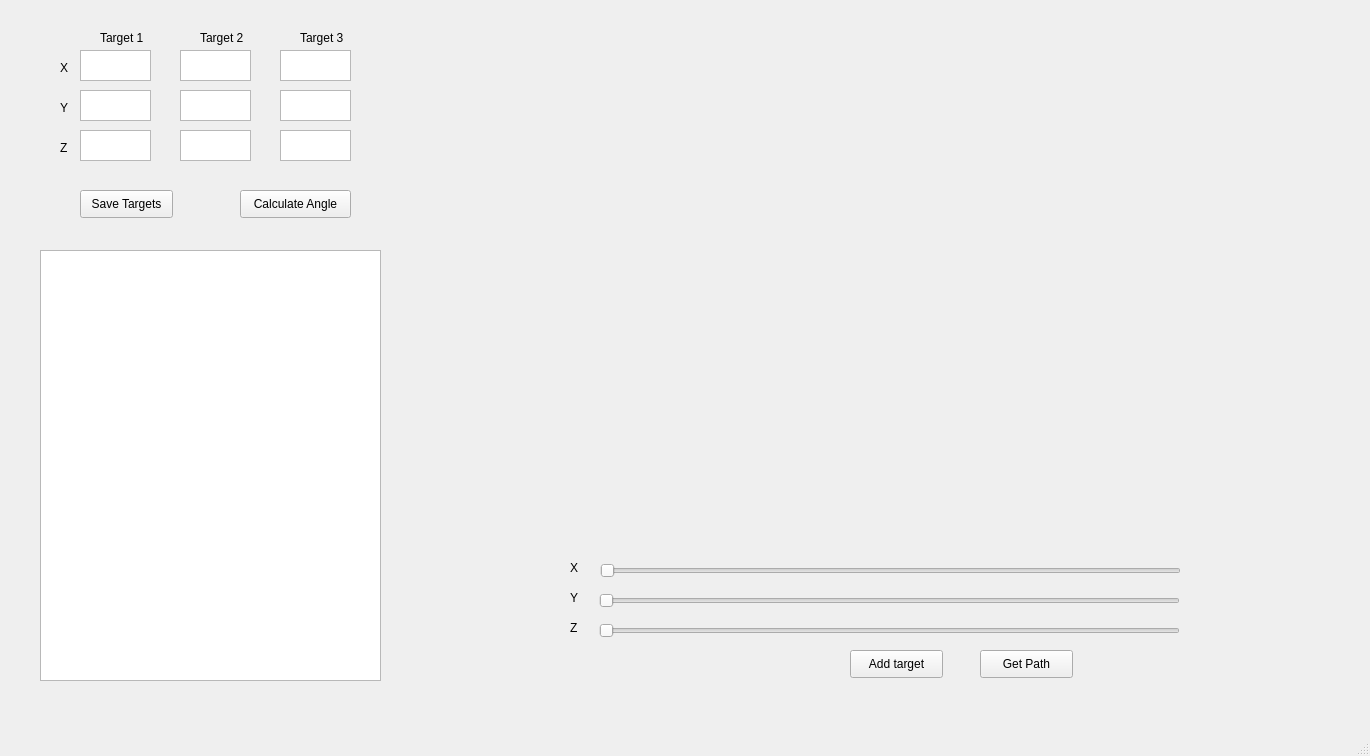
<?xml version="1.0" encoding="UTF-8"?>
<ui version="4.0">
 <class>Calculate</class>
 <widget class="QMainWindow" name="Calculate">
  <property name="geometry">
   <rect>
    <x>0</x>
    <y>0</y>
    <width>1370</width>
    <height>756</height>
   </rect>
  </property>
  <property name="windowTitle">
   <string>MainWindow</string>
  </property>
  <widget class="QWidget" name="centralwidget">
   <widget class="QTextEdit" name="y_tinput">
    <property name="geometry">
     <rect>
      <x>80</x>
      <y>90</y>
      <width>71</width>
      <height>31</height>
     </rect>
    </property>
   </widget>
   <widget class="QTextEdit" name="x_tinput_3">
    <property name="geometry">
     <rect>
      <x>280</x>
      <y>50</y>
      <width>71</width>
      <height>31</height>
     </rect>
    </property>
   </widget>
   <widget class="QTextEdit" name="x_tinput">
    <property name="geometry">
     <rect>
      <x>80</x>
      <y>50</y>
      <width>71</width>
      <height>31</height>
     </rect>
    </property>
   </widget>
   <widget class="QTextEdit" name="x_tinput_2">
    <property name="geometry">
     <rect>
      <x>180</x>
      <y>50</y>
      <width>71</width>
      <height>31</height>
     </rect>
    </property>
   </widget>
   <widget class="QTextEdit" name="y_tinput_3">
    <property name="geometry">
     <rect>
      <x>280</x>
      <y>90</y>
      <width>71</width>
      <height>31</height>
     </rect>
    </property>
   </widget>
   <widget class="QPushButton" name="calculate">
    <property name="geometry">
     <rect>
      <x>240</x>
      <y>190</y>
      <width>111</width>
      <height>28</height>
     </rect>
    </property>
    <property name="text">
     <string>Calculate Angle</string>
    </property>
   </widget>
   <widget class="QLabel" name="target3">
    <property name="geometry">
     <rect>
      <x>300</x>
      <y>30</y>
      <width>55</width>
      <height>16</height>
     </rect>
    </property>
    <property name="text">
     <string>Target 3</string>
    </property>
   </widget>
   <widget class="QLabel" name="xPos">
    <property name="geometry">
     <rect>
      <x>60</x>
      <y>60</y>
      <width>21</width>
      <height>16</height>
     </rect>
    </property>
    <property name="text">
     <string>X</string>
    </property>
   </widget>
   <widget class="QLabel" name="target1">
    <property name="geometry">
     <rect>
      <x>100</x>
      <y>30</y>
      <width>55</width>
      <height>16</height>
     </rect>
    </property>
    <property name="text">
     <string>Target 1</string>
    </property>
   </widget>
   <widget class="QLabel" name="yPos">
    <property name="geometry">
     <rect>
      <x>60</x>
      <y>100</y>
      <width>21</width>
      <height>16</height>
     </rect>
    </property>
    <property name="text">
     <string>Y</string>
    </property>
   </widget>
   <widget class="QTextEdit" name="y_tinput_2">
    <property name="geometry">
     <rect>
      <x>180</x>
      <y>90</y>
      <width>71</width>
      <height>31</height>
     </rect>
    </property>
   </widget>
   <widget class="QTextEdit" name="z_tinput_3">
    <property name="geometry">
     <rect>
      <x>280</x>
      <y>130</y>
      <width>71</width>
      <height>31</height>
     </rect>
    </property>
   </widget>
   <widget class="QLabel" name="target2">
    <property name="geometry">
     <rect>
      <x>200</x>
      <y>30</y>
      <width>55</width>
      <height>16</height>
     </rect>
    </property>
    <property name="text">
     <string>Target 2</string>
    </property>
   </widget>
   <widget class="QTextEdit" name="z_tinput_2">
    <property name="geometry">
     <rect>
      <x>180</x>
      <y>130</y>
      <width>71</width>
      <height>31</height>
     </rect>
    </property>
   </widget>
   <widget class="QLabel" name="zPos">
    <property name="geometry">
     <rect>
      <x>60</x>
      <y>140</y>
      <width>21</width>
      <height>16</height>
     </rect>
    </property>
    <property name="text">
     <string>Z</string>
    </property>
   </widget>
   <widget class="QTextEdit" name="z_tinput">
    <property name="geometry">
     <rect>
      <x>80</x>
      <y>130</y>
      <width>71</width>
      <height>31</height>
     </rect>
    </property>
   </widget>
   <widget class="QListWidget" name="listRotation">
    <property name="geometry">
     <rect>
      <x>40</x>
      <y>250</y>
      <width>341</width>
      <height>431</height>
     </rect>
    </property>
   </widget>
   <widget class="QPushButton" name="set_target">
    <property name="geometry">
     <rect>
      <x>80</x>
      <y>190</y>
      <width>93</width>
      <height>28</height>
     </rect>
    </property>
    <property name="text">
     <string>Save Targets</string>
    </property>
   </widget>
   <widget class="MyGLWidget" name="myGLWidget" native="true">
    <property name="geometry">
     <rect>
      <x>400</x>
      <y>10</y>
      <width>951</width>
      <height>531</height>
     </rect>
    </property>
   </widget>
   <widget class="QSlider" name="yRotSlider">
    <property name="geometry">
     <rect>
      <x>599</x>
      <y>590</y>
      <width>581</width>
      <height>22</height>
     </rect>
    </property>
    <property name="orientation">
     <enum>Qt::Horizontal</enum>
    </property>
   </widget>
   <widget class="QSlider" name="zRotSlider">
    <property name="geometry">
     <rect>
      <x>599</x>
      <y>620</y>
      <width>581</width>
      <height>22</height>
     </rect>
    </property>
    <property name="orientation">
     <enum>Qt::Horizontal</enum>
    </property>
   </widget>
   <widget class="QSlider" name="xRotSlider">
    <property name="geometry">
     <rect>
      <x>600</x>
      <y>560</y>
      <width>581</width>
      <height>22</height>
     </rect>
    </property>
    <property name="orientation">
     <enum>Qt::Horizontal</enum>
    </property>
   </widget>
   <widget class="QLabel" name="zPos_2">
    <property name="geometry">
     <rect>
      <x>570</x>
      <y>620</y>
      <width>21</width>
      <height>16</height>
     </rect>
    </property>
    <property name="text">
     <string>Z</string>
    </property>
   </widget>
   <widget class="QLabel" name="xPos_2">
    <property name="geometry">
     <rect>
      <x>570</x>
      <y>560</y>
      <width>21</width>
      <height>16</height>
     </rect>
    </property>
    <property name="text">
     <string>X</string>
    </property>
   </widget>
   <widget class="QLabel" name="yPos_2">
    <property name="geometry">
     <rect>
      <x>570</x>
      <y>590</y>
      <width>21</width>
      <height>16</height>
     </rect>
    </property>
    <property name="text">
     <string>Y</string>
    </property>
   </widget>
   <widget class="QPushButton" name="addtarget">
    <property name="geometry">
     <rect>
      <x>850</x>
      <y>650</y>
      <width>93</width>
      <height>28</height>
     </rect>
    </property>
    <property name="text">
     <string>Add target</string>
    </property>
   </widget>
   <widget class="QPushButton" name="CalculatePath">
    <property name="geometry">
     <rect>
      <x>980</x>
      <y>650</y>
      <width>93</width>
      <height>28</height>
     </rect>
    </property>
    <property name="text">
     <string>Get Path</string>
    </property>
   </widget>
  </widget>
  <widget class="QMenuBar" name="menubar">
   <property name="geometry">
    <rect>
     <x>0</x>
     <y>0</y>
     <width>1370</width>
     <height>26</height>
    </rect>
   </property>
  </widget>
  <widget class="QStatusBar" name="statusbar"/>
 </widget>
 <customwidgets>
  <customwidget>
   <class>MyGLWidget</class>
   <extends>QWidget</extends>
   <header location="global">myglwidget.h</header>
   <container>1</container>
   <slots>
    <slot>setXRotation(int)</slot>
    <slot>setYRotation(int)</slot>
    <slot>setZRotation(int)</slot>
    <slot>draw()</slot>
    <slot>addTarget()</slot>
    <slot>paintGL()</slot>
    <slot>addPath()</slot>
    <slot>addPath_bt_clicked()</slot>
   </slots>
  </customwidget>
 </customwidgets>
 <resources/>
 <connections>
  <connection>
   <sender>xRotSlider</sender>
   <signal>valueChanged(int)</signal>
   <receiver>myGLWidget</receiver>
   <slot>setXRotation(int)</slot>
   <hints>
    <hint type="sourcelabel">
     <x>600</x>
     <y>586</y>
    </hint>
    <hint type="destinationlabel">
     <x>473</x>
     <y>330</y>
    </hint>
   </hints>
  </connection>
  <connection>
   <sender>yRotSlider</sender>
   <signal>valueChanged(int)</signal>
   <receiver>myGLWidget</receiver>
   <slot>setYRotation(int)</slot>
   <hints>
    <hint type="sourcelabel">
     <x>599</x>
     <y>616</y>
    </hint>
    <hint type="destinationlabel">
     <x>527</x>
     <y>348</y>
    </hint>
   </hints>
  </connection>
  <connection>
   <sender>zRotSlider</sender>
   <signal>valueChanged(int)</signal>
   <receiver>myGLWidget</receiver>
   <slot>setZRotation(int)</slot>
   <hints>
    <hint type="sourcelabel">
     <x>633</x>
     <y>646</y>
    </hint>
    <hint type="destinationlabel">
     <x>638</x>
     <y>350</y>
    </hint>
   </hints>
  </connection>
  <connection>
   <sender>addtarget</sender>
   <signal>clicked()</signal>
   <receiver>myGLWidget</receiver>
   <slot>paintGL()</slot>
   <hints>
    <hint type="sourcelabel">
     <x>850</x>
     <y>676</y>
    </hint>
    <hint type="destinationlabel">
     <x>583</x>
     <y>386</y>
    </hint>
   </hints>
  </connection>
  <connection>
   <sender>calculate</sender>
   <signal>clicked()</signal>
   <receiver>listRotation</receiver>
   <slot>clear()</slot>
   <hints>
    <hint type="sourcelabel">
     <x>288</x>
     <y>232</y>
    </hint>
    <hint type="destinationlabel">
     <x>292</x>
     <y>278</y>
    </hint>
   </hints>
  </connection>
  <connection>
   <sender>CalculatePath</sender>
   <signal>clicked()</signal>
   <receiver>myGLWidget</receiver>
   <slot>addPath_bt_clicked()</slot>
   <hints>
    <hint type="sourcelabel">
     <x>1024</x>
     <y>687</y>
    </hint>
    <hint type="destinationlabel">
     <x>1014</x>
     <y>553</y>
    </hint>
   </hints>
  </connection>
 </connections>
</ui>
